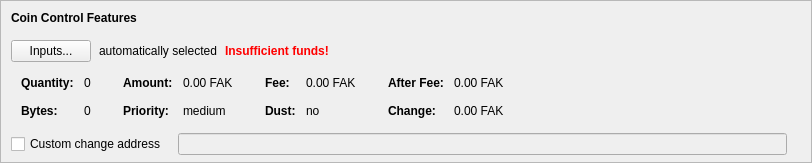
    <widget class="QFrame" name="frameCoinControl">
     <property name="sizePolicy">
      <sizepolicy hsizetype="Expanding" vsizetype="Expanding">
       <horstretch>0</horstretch>
       <verstretch>0</verstretch>
      </sizepolicy>
     </property>
     <property name="maximumSize">
      <size>
       <width>16777215</width>
       <height>16777215</height>
      </size>
     </property>
     <property name="frameShape">
      <enum>QFrame::StyledPanel</enum>
     </property>
     <property name="frameShadow">
      <enum>QFrame::Sunken</enum>
     </property>
     <layout class="QVBoxLayout" name="verticalLayoutCoinControl2">
      <property name="spacing">
       <number>0</number>
      </property>
      <property name="leftMargin">
       <number>0</number>
      </property>
      <property name="topMargin">
       <number>0</number>
      </property>
      <property name="rightMargin">
       <number>0</number>
      </property>
      <property name="bottomMargin">
       <number>6</number>
      </property>
      <item>
       <layout class="QVBoxLayout" name="verticalLayoutCoinControl" stretch="0,0,0,0,1">
        <property name="spacing">
         <number>0</number>
        </property>
        <property name="leftMargin">
         <number>10</number>
        </property>
        <property name="topMargin">
         <number>10</number>
        </property>
        <item>
         <layout class="QHBoxLayout" name="horizontalLayoutCoinControl1">
          <property name="bottomMargin">
           <number>15</number>
          </property>
          <item>
           <widget class="QLabel" name="labelCoinControlFeatures">
            <property name="sizePolicy">
             <sizepolicy hsizetype="Preferred" vsizetype="Maximum">
              <horstretch>0</horstretch>
              <verstretch>0</verstretch>
             </sizepolicy>
            </property>
            <property name="font">
             <font>
              <weight>75</weight>
              <bold>true</bold>
             </font>
            </property>
            <property name="styleSheet">
             <string notr="true">font-weight:bold;</string>
            </property>
            <property name="text">
             <string>Coin Control Features</string>
            </property>
           </widget>
          </item>
         </layout>
        </item>
        <item>
         <layout class="QHBoxLayout" name="horizontalLayoutCoinControl2" stretch="0,0,0,0">
          <property name="spacing">
           <number>8</number>
          </property>
          <property name="bottomMargin">
           <number>10</number>
          </property>
          <item>
           <widget class="QPushButton" name="pushButtonCoinControl">
            <property name="styleSheet">
             <string notr="true"/>
            </property>
            <property name="text">
             <string>Inputs...</string>
            </property>
            <property name="autoDefault">
             <bool>false</bool>
            </property>
           </widget>
          </item>
          <item>
           <widget class="QLabel" name="labelCoinControlAutomaticallySelected">
            <property name="text">
             <string>automatically selected</string>
            </property>
            <property name="margin">
             <number>5</number>
            </property>
           </widget>
          </item>
          <item>
           <widget class="QLabel" name="labelCoinControlInsuffFunds">
            <property name="font">
             <font>
              <weight>75</weight>
              <bold>true</bold>
             </font>
            </property>
            <property name="styleSheet">
             <string notr="true">color:red;font-weight:bold;</string>
            </property>
            <property name="text">
             <string>Insufficient funds!</string>
            </property>
            <property name="margin">
             <number>5</number>
            </property>
           </widget>
          </item>
          <item>
           <spacer name="horizontalSpacerCoinControl">
            <property name="orientation">
             <enum>Qt::Horizontal</enum>
            </property>
            <property name="sizeHint" stdset="0">
             <size>
              <width>40</width>
              <height>1</height>
             </size>
            </property>
           </spacer>
          </item>
         </layout>
        </item>
        <item>
         <widget class="QWidget" name="widgetCoinControl" native="true">
          <property name="sizePolicy">
           <sizepolicy hsizetype="Preferred" vsizetype="Preferred">
            <horstretch>0</horstretch>
            <verstretch>0</verstretch>
           </sizepolicy>
          </property>
          <property name="minimumSize">
           <size>
            <width>0</width>
            <height>0</height>
           </size>
          </property>
          <property name="styleSheet">
           <string notr="true"/>
          </property>
          <layout class="QHBoxLayout" name="horizontalLayoutCoinControl5">
           <property name="leftMargin">
            <number>0</number>
           </property>
           <property name="topMargin">
            <number>0</number>
           </property>
           <property name="rightMargin">
            <number>0</number>
           </property>
           <property name="bottomMargin">
            <number>0</number>
           </property>
           <item>
            <layout class="QHBoxLayout" name="horizontalLayoutCoinControl3" stretch="0,0,0,1">
             <property name="spacing">
              <number>20</number>
             </property>
             <property name="topMargin">
              <number>0</number>
             </property>
             <property name="bottomMargin">
              <number>10</number>
             </property>
             <item>
              <layout class="QFormLayout" name="formLayoutCoinControl1">
               <property name="horizontalSpacing">
                <number>10</number>
               </property>
               <property name="verticalSpacing">
                <number>14</number>
               </property>
               <property name="leftMargin">
                <number>10</number>
               </property>
               <property name="topMargin">
                <number>4</number>
               </property>
               <property name="rightMargin">
                <number>6</number>
               </property>
               <item row="0" column="0">
                <widget class="QLabel" name="labelCoinControlQuantityText">
                 <property name="font">
                  <font>
                   <weight>75</weight>
                   <bold>true</bold>
                  </font>
                 </property>
                 <property name="text">
                  <string>Quantity:</string>
                 </property>
                 <property name="margin">
                  <number>0</number>
                 </property>
                </widget>
               </item>
               <item row="0" column="1">
                <widget class="QLabel" name="labelCoinControlQuantity">
                 <property name="cursor">
                  <cursorShape>IBeamCursor</cursorShape>
                 </property>
                 <property name="contextMenuPolicy">
                  <enum>Qt::ActionsContextMenu</enum>
                 </property>
                 <property name="text">
                  <string notr="true">0</string>
                 </property>
                 <property name="margin">
                  <number>0</number>
                 </property>
                 <property name="textInteractionFlags">
                  <set>Qt::LinksAccessibleByMouse|Qt::TextSelectableByKeyboard|Qt::TextSelectableByMouse</set>
                 </property>
                </widget>
               </item>
               <item row="1" column="0">
                <widget class="QLabel" name="labelCoinControlBytesText">
                 <property name="font">
                  <font>
                   <weight>75</weight>
                   <bold>true</bold>
                  </font>
                 </property>
                 <property name="text">
                  <string>Bytes:</string>
                 </property>
                </widget>
               </item>
               <item row="1" column="1">
                <widget class="QLabel" name="labelCoinControlBytes">
                 <property name="cursor">
                  <cursorShape>IBeamCursor</cursorShape>
                 </property>
                 <property name="contextMenuPolicy">
                  <enum>Qt::ActionsContextMenu</enum>
                 </property>
                 <property name="text">
                  <string notr="true">0</string>
                 </property>
                 <property name="textInteractionFlags">
                  <set>Qt::LinksAccessibleByMouse|Qt::TextSelectableByKeyboard|Qt::TextSelectableByMouse</set>
                 </property>
                </widget>
               </item>
              </layout>
             </item>
             <item>
              <layout class="QFormLayout" name="formLayoutCoinControl2">
               <property name="horizontalSpacing">
                <number>10</number>
               </property>
               <property name="verticalSpacing">
                <number>14</number>
               </property>
               <property name="leftMargin">
                <number>6</number>
               </property>
               <property name="topMargin">
                <number>4</number>
               </property>
               <property name="rightMargin">
                <number>6</number>
               </property>
               <item row="0" column="0">
                <widget class="QLabel" name="labelCoinControlAmountText">
                 <property name="font">
                  <font>
                   <weight>75</weight>
                   <bold>true</bold>
                  </font>
                 </property>
                 <property name="text">
                  <string>Amount:</string>
                 </property>
                 <property name="margin">
                  <number>0</number>
                 </property>
                </widget>
               </item>
               <item row="0" column="1">
                <widget class="QLabel" name="labelCoinControlAmount">
                 <property name="cursor">
                  <cursorShape>IBeamCursor</cursorShape>
                 </property>
                 <property name="contextMenuPolicy">
                  <enum>Qt::ActionsContextMenu</enum>
                 </property>
                 <property name="text">
                  <string notr="true">0.00 FAK</string>
                 </property>
                 <property name="textInteractionFlags">
                  <set>Qt::LinksAccessibleByMouse|Qt::TextSelectableByKeyboard|Qt::TextSelectableByMouse</set>
                 </property>
                </widget>
               </item>
               <item row="1" column="0">
                <widget class="QLabel" name="labelCoinControlPriorityText">
                 <property name="font">
                  <font>
                   <weight>75</weight>
                   <bold>true</bold>
                  </font>
                 </property>
                 <property name="text">
                  <string>Priority:</string>
                 </property>
                </widget>
               </item>
               <item row="1" column="1">
                <widget class="QLabel" name="labelCoinControlPriority">
                 <property name="cursor">
                  <cursorShape>IBeamCursor</cursorShape>
                 </property>
                 <property name="contextMenuPolicy">
                  <enum>Qt::ActionsContextMenu</enum>
                 </property>
                 <property name="text">
                  <string notr="true">medium</string>
                 </property>
                 <property name="textInteractionFlags">
                  <set>Qt::LinksAccessibleByMouse|Qt::TextSelectableByKeyboard|Qt::TextSelectableByMouse</set>
                 </property>
                </widget>
               </item>
              </layout>
             </item>
             <item>
              <layout class="QFormLayout" name="formLayoutCoinControl3">
               <property name="horizontalSpacing">
                <number>10</number>
               </property>
               <property name="verticalSpacing">
                <number>14</number>
               </property>
               <property name="leftMargin">
                <number>6</number>
               </property>
               <property name="topMargin">
                <number>4</number>
               </property>
               <property name="rightMargin">
                <number>6</number>
               </property>
               <item row="0" column="0">
                <widget class="QLabel" name="labelCoinControlFeeText">
                 <property name="font">
                  <font>
                   <weight>75</weight>
                   <bold>true</bold>
                  </font>
                 </property>
                 <property name="text">
                  <string>Fee:</string>
                 </property>
                 <property name="margin">
                  <number>0</number>
                 </property>
                </widget>
               </item>
               <item row="0" column="1">
                <widget class="QLabel" name="labelCoinControlFee">
                 <property name="cursor">
                  <cursorShape>IBeamCursor</cursorShape>
                 </property>
                 <property name="contextMenuPolicy">
                  <enum>Qt::ActionsContextMenu</enum>
                 </property>
                 <property name="text">
                  <string notr="true">0.00 FAK</string>
                 </property>
                 <property name="textInteractionFlags">
                  <set>Qt::LinksAccessibleByMouse|Qt::TextSelectableByKeyboard|Qt::TextSelectableByMouse</set>
                 </property>
                </widget>
               </item>
               <item row="1" column="0">
                <widget class="QLabel" name="labelCoinControlLowOutputText">
                 <property name="font">
                  <font>
                   <weight>75</weight>
                   <bold>true</bold>
                  </font>
                 </property>
                 <property name="text">
                  <string>Dust:</string>
                 </property>
                </widget>
               </item>
               <item row="1" column="1">
                <widget class="QLabel" name="labelCoinControlLowOutput">
                 <property name="cursor">
                  <cursorShape>IBeamCursor</cursorShape>
                 </property>
                 <property name="contextMenuPolicy">
                  <enum>Qt::ActionsContextMenu</enum>
                 </property>
                 <property name="text">
                  <string notr="true">no</string>
                 </property>
                 <property name="textInteractionFlags">
                  <set>Qt::LinksAccessibleByMouse|Qt::TextSelectableByKeyboard|Qt::TextSelectableByMouse</set>
                 </property>
                </widget>
               </item>
              </layout>
             </item>
             <item>
              <layout class="QFormLayout" name="formLayoutCoinControl4">
               <property name="horizontalSpacing">
                <number>10</number>
               </property>
               <property name="verticalSpacing">
                <number>14</number>
               </property>
               <property name="leftMargin">
                <number>6</number>
               </property>
               <property name="topMargin">
                <number>4</number>
               </property>
               <property name="rightMargin">
                <number>6</number>
               </property>
               <item row="0" column="0">
                <widget class="QLabel" name="labelCoinControlAfterFeeText">
                 <property name="font">
                  <font>
                   <weight>75</weight>
                   <bold>true</bold>
                  </font>
                 </property>
                 <property name="text">
                  <string>After Fee:</string>
                 </property>
                 <property name="margin">
                  <number>0</number>
                 </property>
                </widget>
               </item>
               <item row="0" column="1">
                <widget class="QLabel" name="labelCoinControlAfterFee">
                 <property name="cursor">
                  <cursorShape>IBeamCursor</cursorShape>
                 </property>
                 <property name="contextMenuPolicy">
                  <enum>Qt::ActionsContextMenu</enum>
                 </property>
                 <property name="text">
                  <string notr="true">0.00 FAK</string>
                 </property>
                 <property name="textInteractionFlags">
                  <set>Qt::LinksAccessibleByMouse|Qt::TextSelectableByKeyboard|Qt::TextSelectableByMouse</set>
                 </property>
                </widget>
               </item>
               <item row="1" column="0">
                <widget class="QLabel" name="labelCoinControlChangeText">
                 <property name="font">
                  <font>
                   <weight>75</weight>
                   <bold>true</bold>
                  </font>
                 </property>
                 <property name="text">
                  <string>Change:</string>
                 </property>
                </widget>
               </item>
               <item row="1" column="1">
                <widget class="QLabel" name="labelCoinControlChange">
                 <property name="cursor">
                  <cursorShape>IBeamCursor</cursorShape>
                 </property>
                 <property name="contextMenuPolicy">
                  <enum>Qt::ActionsContextMenu</enum>
                 </property>
                 <property name="text">
                  <string notr="true">0.00 FAK</string>
                 </property>
                 <property name="textInteractionFlags">
                  <set>Qt::LinksAccessibleByMouse|Qt::TextSelectableByKeyboard|Qt::TextSelectableByMouse</set>
                 </property>
                </widget>
               </item>
              </layout>
             </item>
            </layout>
           </item>
          </layout>
         </widget>
        </item>
        <item>
         <layout class="QHBoxLayout" name="horizontalLayoutCoinControl4" stretch="0,0,0">
          <property name="spacing">
           <number>12</number>
          </property>
          <property name="sizeConstraint">
           <enum>QLayout::SetDefaultConstraint</enum>
          </property>
          <property name="topMargin">
           <number>5</number>
          </property>
          <property name="rightMargin">
           <number>5</number>
          </property>
          <item>
           <widget class="QCheckBox" name="checkBoxCoinControlChange">
            <property name="toolTip">
             <string>If this is activated, but the change address is empty or invalid, change will be sent to a newly generated address.</string>
            </property>
            <property name="text">
             <string>Custom change address</string>
            </property>
           </widget>
          </item>
          <item>
           <widget class="QValidatedLineEdit" name="lineEditCoinControlChange">
            <property name="enabled">
             <bool>false</bool>
            </property>
            <property name="sizePolicy">
             <sizepolicy hsizetype="Expanding" vsizetype="Fixed">
              <horstretch>0</horstretch>
              <verstretch>0</verstretch>
             </sizepolicy>
            </property>
           </widget>
          </item>
          <item>
           <widget class="QLabel" name="labelCoinControlChangeLabel">
            <property name="sizePolicy">
             <sizepolicy hsizetype="Preferred" vsizetype="Expanding">
              <horstretch>0</horstretch>
              <verstretch>0</verstretch>
             </sizepolicy>
            </property>
            <property name="minimumSize">
             <size>
              <width>0</width>
              <height>0</height>
             </size>
            </property>
            <property name="text">
             <string/>
            </property>
            <property name="margin">
             <number>3</number>
            </property>
           </widget>
          </item>
         </layout>
        </item>
        <item>
         <spacer name="verticalSpacerCoinControl">
          <property name="orientation">
           <enum>Qt::Vertical</enum>
          </property>
          <property name="sizeHint" stdset="0">
           <size>
            <width>800</width>
            <height>1</height>
           </size>
          </property>
         </spacer>
        </item>
       </layout>
      </item>
     </layout>
    </widget>
